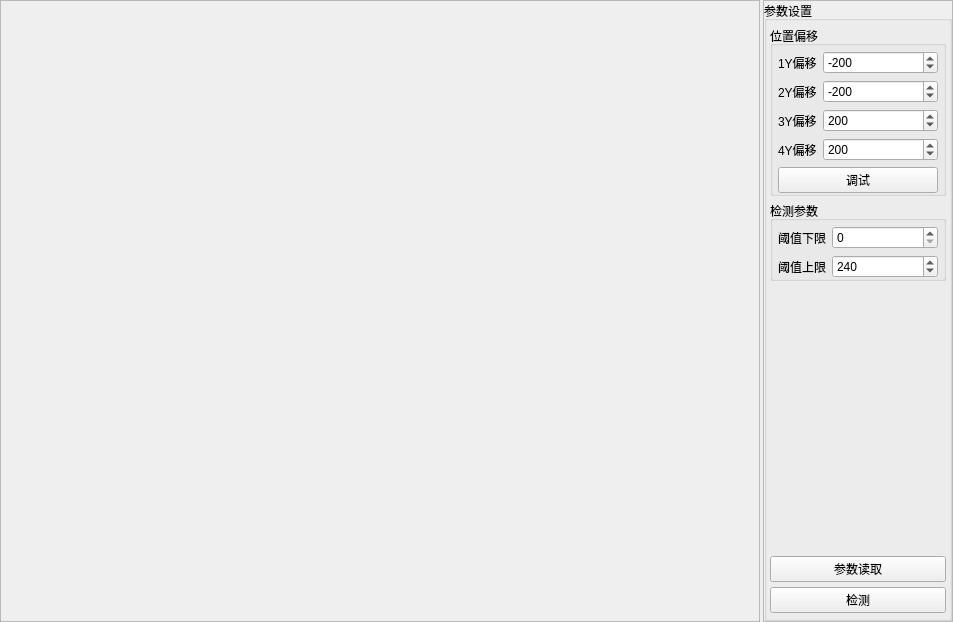
<?xml version="1.0" encoding="UTF-8"?>
<ui version="4.0">
 <class>CCheckTapeIncldHanWidget</class>
 <widget class="QWidget" name="CCheckTapeIncldHanWidget">
  <property name="geometry">
   <rect>
    <x>0</x>
    <y>0</y>
    <width>953</width>
    <height>622</height>
   </rect>
  </property>
  <property name="windowTitle">
   <string>Form</string>
  </property>
  <layout class="QHBoxLayout" name="horizontalLayout">
   <property name="spacing">
    <number>3</number>
   </property>
   <property name="leftMargin">
    <number>0</number>
   </property>
   <property name="topMargin">
    <number>0</number>
   </property>
   <property name="rightMargin">
    <number>0</number>
   </property>
   <property name="bottomMargin">
    <number>0</number>
   </property>
   <item>
    <widget class="QFrame" name="frame">
     <property name="sizePolicy">
      <sizepolicy hsizetype="Preferred" vsizetype="Preferred">
       <horstretch>8</horstretch>
       <verstretch>0</verstretch>
      </sizepolicy>
     </property>
     <property name="frameShape">
      <enum>QFrame::StyledPanel</enum>
     </property>
     <property name="frameShadow">
      <enum>QFrame::Raised</enum>
     </property>
     <layout class="QHBoxLayout" name="horizontalLayout_2">
      <property name="spacing">
       <number>0</number>
      </property>
      <property name="leftMargin">
       <number>0</number>
      </property>
      <property name="topMargin">
       <number>0</number>
      </property>
      <property name="rightMargin">
       <number>0</number>
      </property>
      <property name="bottomMargin">
       <number>0</number>
      </property>
      <item>
       <layout class="QVBoxLayout" name="vlay_widget"/>
      </item>
     </layout>
    </widget>
   </item>
   <item>
    <widget class="QFrame" name="frame_2">
     <property name="sizePolicy">
      <sizepolicy hsizetype="Preferred" vsizetype="Preferred">
       <horstretch>2</horstretch>
       <verstretch>0</verstretch>
      </sizepolicy>
     </property>
     <property name="frameShape">
      <enum>QFrame::StyledPanel</enum>
     </property>
     <property name="frameShadow">
      <enum>QFrame::Raised</enum>
     </property>
     <layout class="QVBoxLayout" name="vlay_pam">
      <property name="spacing">
       <number>0</number>
      </property>
      <property name="leftMargin">
       <number>0</number>
      </property>
      <property name="topMargin">
       <number>0</number>
      </property>
      <property name="rightMargin">
       <number>0</number>
      </property>
      <property name="bottomMargin">
       <number>0</number>
      </property>
      <item>
       <layout class="QVBoxLayout" name="verticalLayout">
        <item>
         <widget class="QGroupBox" name="groupBox">
          <property name="title">
           <string>参数设置</string>
          </property>
          <layout class="QVBoxLayout" name="verticalLayout_2">
           <property name="spacing">
            <number>5</number>
           </property>
           <property name="leftMargin">
            <number>3</number>
           </property>
           <property name="topMargin">
            <number>5</number>
           </property>
           <property name="rightMargin">
            <number>3</number>
           </property>
           <property name="bottomMargin">
            <number>5</number>
           </property>
           <item>
            <widget class="QGroupBox" name="groupBox_2">
             <property name="title">
              <string>位置偏移</string>
             </property>
             <layout class="QVBoxLayout" name="verticalLayout_3">
              <property name="leftMargin">
               <number>5</number>
              </property>
              <property name="topMargin">
               <number>5</number>
              </property>
              <property name="rightMargin">
               <number>5</number>
              </property>
              <property name="bottomMargin">
               <number>0</number>
              </property>
              <item>
               <layout class="QFormLayout" name="formLayout">
                <item row="0" column="0">
                 <widget class="QLabel" name="label">
                  <property name="text">
                   <string>1Y偏移</string>
                  </property>
                 </widget>
                </item>
                <item row="0" column="1">
                 <widget class="QSpinBox" name="spin_YBia1">
                  <property name="minimum">
                   <number>-999</number>
                  </property>
                  <property name="maximum">
                   <number>999</number>
                  </property>
                  <property name="value">
                   <number>-200</number>
                  </property>
                 </widget>
                </item>
                <item row="1" column="0">
                 <widget class="QLabel" name="label_2">
                  <property name="text">
                   <string>2Y偏移</string>
                  </property>
                 </widget>
                </item>
                <item row="2" column="0">
                 <widget class="QLabel" name="label_3">
                  <property name="text">
                   <string>3Y偏移</string>
                  </property>
                 </widget>
                </item>
                <item row="3" column="0">
                 <widget class="QLabel" name="label_4">
                  <property name="text">
                   <string>4Y偏移</string>
                  </property>
                 </widget>
                </item>
                <item row="1" column="1">
                 <widget class="QSpinBox" name="spin_YBia2">
                  <property name="minimum">
                   <number>-999</number>
                  </property>
                  <property name="maximum">
                   <number>999</number>
                  </property>
                  <property name="value">
                   <number>-200</number>
                  </property>
                 </widget>
                </item>
                <item row="2" column="1">
                 <widget class="QSpinBox" name="spin_YBia3">
                  <property name="minimum">
                   <number>-999</number>
                  </property>
                  <property name="maximum">
                   <number>999</number>
                  </property>
                  <property name="value">
                   <number>200</number>
                  </property>
                 </widget>
                </item>
                <item row="3" column="1">
                 <widget class="QSpinBox" name="spin_YBia4">
                  <property name="minimum">
                   <number>-999</number>
                  </property>
                  <property name="maximum">
                   <number>999</number>
                  </property>
                  <property name="value">
                   <number>200</number>
                  </property>
                 </widget>
                </item>
               </layout>
              </item>
              <item>
               <widget class="QPushButton" name="btn_changePos">
                <property name="text">
                 <string>调试</string>
                </property>
               </widget>
              </item>
             </layout>
            </widget>
           </item>
           <item>
            <widget class="QGroupBox" name="groupBox_3">
             <property name="title">
              <string>检测参数</string>
             </property>
             <layout class="QVBoxLayout" name="verticalLayout_4">
              <property name="leftMargin">
               <number>5</number>
              </property>
              <property name="topMargin">
               <number>5</number>
              </property>
              <property name="rightMargin">
               <number>5</number>
              </property>
              <property name="bottomMargin">
               <number>0</number>
              </property>
              <item>
               <layout class="QFormLayout" name="formLayout_3">
                <item row="0" column="0">
                 <widget class="QLabel" name="label_9">
                  <property name="text">
                   <string>阈值下限</string>
                  </property>
                 </widget>
                </item>
                <item row="0" column="1">
                 <widget class="QSpinBox" name="spin_minThre">
                  <property name="minimum">
                   <number>0</number>
                  </property>
                  <property name="maximum">
                   <number>255</number>
                  </property>
                  <property name="value">
                   <number>0</number>
                  </property>
                 </widget>
                </item>
                <item row="1" column="0">
                 <widget class="QLabel" name="label_10">
                  <property name="text">
                   <string>阈值上限</string>
                  </property>
                 </widget>
                </item>
                <item row="1" column="1">
                 <widget class="QSpinBox" name="spin_maxThre">
                  <property name="minimum">
                   <number>0</number>
                  </property>
                  <property name="maximum">
                   <number>255</number>
                  </property>
                  <property name="value">
                   <number>240</number>
                  </property>
                 </widget>
                </item>
               </layout>
              </item>
             </layout>
            </widget>
           </item>
           <item>
            <spacer name="verticalSpacer">
             <property name="orientation">
              <enum>Qt::Vertical</enum>
             </property>
             <property name="sizeHint" stdset="0">
              <size>
               <width>20</width>
               <height>40</height>
              </size>
             </property>
            </spacer>
           </item>
           <item>
            <widget class="QPushButton" name="btn_pamRead">
             <property name="text">
              <string>参数读取</string>
             </property>
            </widget>
           </item>
           <item>
            <widget class="QPushButton" name="btn_detect">
             <property name="text">
              <string>检测</string>
             </property>
            </widget>
           </item>
          </layout>
         </widget>
        </item>
       </layout>
      </item>
     </layout>
    </widget>
   </item>
  </layout>
 </widget>
 <resources/>
 <connections>
  <connection>
   <sender>spin_YBia1</sender>
   <signal>valueChanged(int)</signal>
   <receiver>btn_changePos</receiver>
   <slot>click()</slot>
   <hints>
    <hint type="sourcelabel">
     <x>827</x>
     <y>50</y>
    </hint>
    <hint type="destinationlabel">
     <x>786</x>
     <y>153</y>
    </hint>
   </hints>
  </connection>
  <connection>
   <sender>spin_YBia2</sender>
   <signal>valueChanged(int)</signal>
   <receiver>btn_changePos</receiver>
   <slot>click()</slot>
   <hints>
    <hint type="sourcelabel">
     <x>844</x>
     <y>71</y>
    </hint>
    <hint type="destinationlabel">
     <x>795</x>
     <y>155</y>
    </hint>
   </hints>
  </connection>
  <connection>
   <sender>spin_YBia3</sender>
   <signal>valueChanged(int)</signal>
   <receiver>btn_changePos</receiver>
   <slot>click()</slot>
   <hints>
    <hint type="sourcelabel">
     <x>837</x>
     <y>96</y>
    </hint>
    <hint type="destinationlabel">
     <x>802</x>
     <y>155</y>
    </hint>
   </hints>
  </connection>
  <connection>
   <sender>spin_YBia4</sender>
   <signal>valueChanged(int)</signal>
   <receiver>btn_changePos</receiver>
   <slot>click()</slot>
   <hints>
    <hint type="sourcelabel">
     <x>838</x>
     <y>126</y>
    </hint>
    <hint type="destinationlabel">
     <x>832</x>
     <y>159</y>
    </hint>
   </hints>
  </connection>
 </connections>
</ui>
